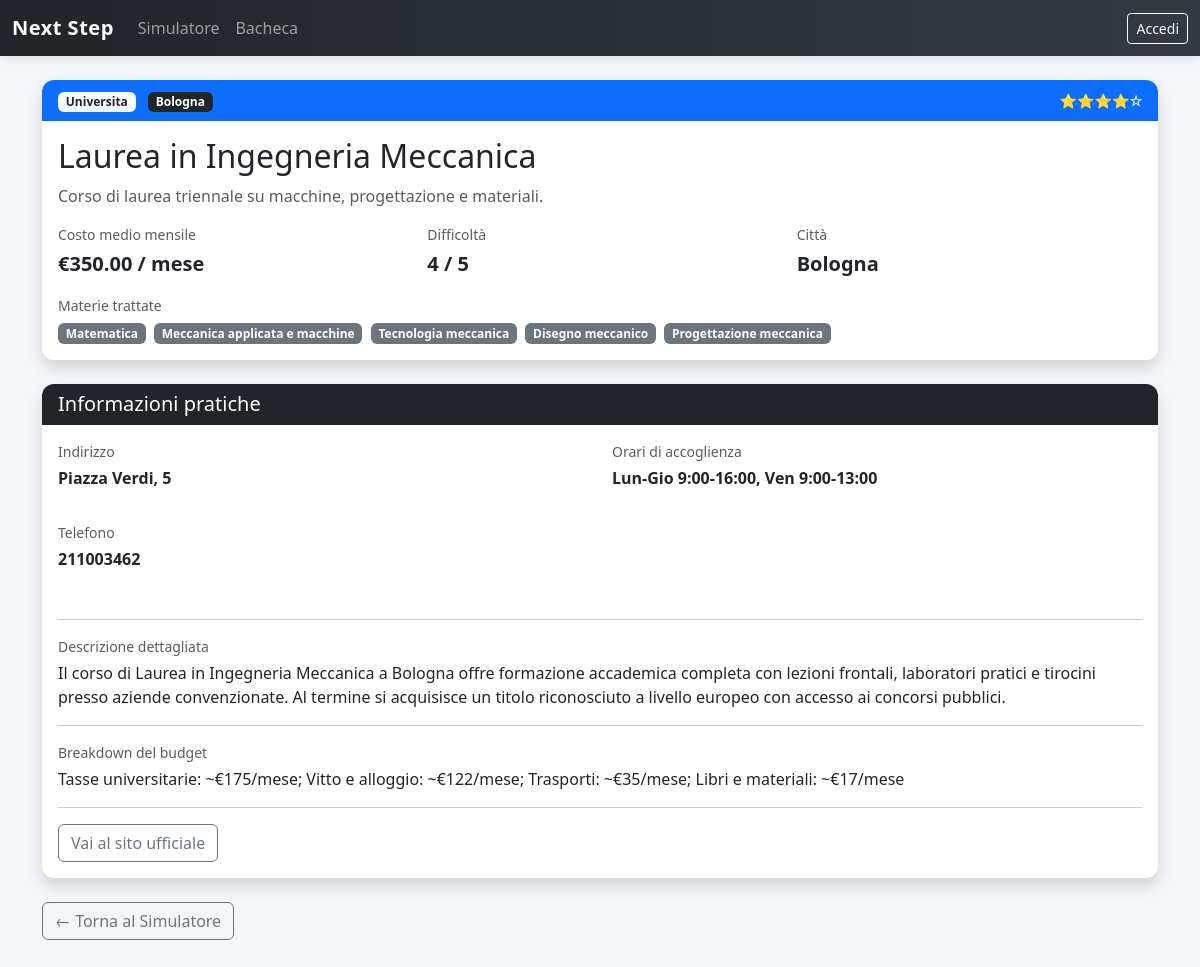
The page /userPages/dettagliPercorso.php?idPercorso=3 on the database its author committed.
### tables this page shows
CREATE TABLE percorsi (
    idPercorso        INT           AUTO_INCREMENT NOT NULL,
    titolo            VARCHAR(150)  NOT NULL,
    descrizione       TEXT          NOT NULL,
    costoMedioMensile DECIMAL(10,2) NOT NULL,
    difficolta        INT           NOT NULL CHECK (difficolta BETWEEN 1 AND 5),
    citta             VARCHAR(100)  NOT NULL,
    idCategoria       INT           NOT NULL,
    PRIMARY KEY (idPercorso),
    FOREIGN KEY (idCategoria) REFERENCES categorie(idCategoria)
);

CREATE TABLE categorie (
    idCategoria   INT         AUTO_INCREMENT NOT NULL,
    nomeCategoria VARCHAR(50) NOT NULL UNIQUE,
    PRIMARY KEY (idCategoria)
);

CREATE TABLE dettagliPercorsi (
    idDettaglio      INT           AUTO_INCREMENT NOT NULL,
    idPercorso       INT           NOT NULL UNIQUE,
    descrizione      TEXT          NOT NULL,
    indirizzo        VARCHAR(100)  NOT NULL,
    orariAccoglienza VARCHAR(100)  NOT NULL,
    breakdownBudget  TEXT          NOT NULL,
    nrTelefono       VARCHAR(20)   NOT NULL,
    url              VARCHAR(2048) NOT NULL,
    PRIMARY KEY (idDettaglio),
    FOREIGN KEY (idPercorso) REFERENCES percorsi(idPercorso) ON DELETE CASCADE
);

### userPages/dettagliPercorso.php (the view, shortened to what this page needs)
<?php
$idPercorso = (int) $_GET['idPercorso'];
$db = DBHandler::getPDO();
$stmt = $db->prepare("
    SELECT p.*, c.nomeCategoria
    FROM percorsi p
    JOIN categorie c ON p.idCategoria = c.idCategoria
    WHERE p.idPercorso = ?
");
$stmt->execute([$idPercorso]);
$percorso = $stmt->fetch(PDO::FETCH_ASSOC);
$stmtD = $db->prepare("SELECT * FROM dettagliPercorsi WHERE idPercorso = ?");
$stmtD->execute([$idPercorso]);
$dettagli = $stmtD->fetch(PDO::FETCH_ASSOC);
$stmtM = $db->prepare("
    SELECT m.nomeMateria
    FROM materie m
    JOIN percorsiMaterie pm ON m.idMateria = pm.idMateria
    WHERE pm.idPercorso = ?
");
$stmtM->execute([$idPercorso]);
$materie = $stmtM->fetchAll(PDO::FETCH_COLUMN);
$costoHtml = ($percorso['costoMedioMensile'] == 0)
    ? "<span class='text-success fw-bold fs-5'>Gratuito</span>"
    : "<span class='fw-bold fs-5'>€" . number_format($percorso['costoMedioMensile'], 2) . " / mese</span>";
$stelle = str_repeat('⭐', $percorso['difficolta']) . str_repeat('☆', 5 - $percorso['difficolta']);
?>
<link href="../css/style.css" rel="stylesheet">
<div class="container mt-4 mb-5">
    <div class="card shadow border-0 mb-4">
        <div class="card-header bg-primary text-white d-flex justify-content-between align-items-center">
            <div>
                <span class="badge bg-light text-dark me-2"><?= htmlspecialchars($percorso['nomeCategoria']) ?></span>
                <span class="badge bg-dark"><?= htmlspecialchars($percorso['citta']) ?></span>
            </div>
            <small><?= $stelle ?></small>
        </div>
        <div class="card-body">
            <h2 class="card-title"><?= htmlspecialchars($percorso['titolo']) ?></h2>
            <p class="text-muted"><?= htmlspecialchars($percorso['descrizione']) ?></p>
            <div class="row mt-3">
                <div class="col-sm-4">
                    <p class="mb-1 text-muted small">Costo medio mensile</p>
                    <?= $costoHtml ?>
                </div>
                <div class="col-sm-4">
                    <p class="mb-1 text-muted small">Difficoltà</p>
                    <span class="fw-bold fs-5"><?= $percorso['difficolta'] ?> / 5</span>
                </div>
                <div class="col-sm-4">
                    <p class="mb-1 text-muted small">Città</p>
                    <span class="fw-bold fs-5"> <?= htmlspecialchars($percorso['citta']) ?></span>
                </div>
            </div>
            <?php if (!empty($materie)): ?>
                <div class="mt-3">
                    <p class="mb-1 text-muted small">Materie trattate</p>
                    <?php foreach ($materie as $m): ?>
                        <span class="badge bg-secondary me-1"><?= htmlspecialchars($m) ?></span>
                    <?php endforeach; ?>
                </div>
            <?php endif; ?>
        </div>
    </div>
    <?php if ($dettagli): ?>
    <div class="card shadow border-0 mb-4">
        <div class="card-header bg-dark text-white">
            <h5 class="mb-0">Informazioni pratiche</h5>
        </div>
        <div class="card-body">
            <div class="row">
                <div class="col-md-6 mb-3">
                    <p class="text-muted small mb-1">Indirizzo</p>
                      <p class="fw-bold"> <?= htmlspecialchars($dettagli['indirizzo']) ?></p>
                </div>
                <div class="col-md-6 mb-3">
                    <p class="text-muted small mb-1">Orari di accoglienza</p>
                    <p class="fw-bold"><?= htmlspecialchars($dettagli['orariAccoglienza']) ?></p>
                </div>
                <div class="col-md-6 mb-3">
                    <p class="text-muted small mb-1">Telefono</p>
                    <p class="fw-bold"><?= htmlspecialchars($dettagli['nrTelefono']) ?></p>
                </div>
            </div>
            <?php if (!empty($dettagli['descrizione'])): ?>
                <hr>
                <p class="text-muted small mb-1">Descrizione dettagliata</p>
                <p><?= nl2br(htmlspecialchars($dettagli['descrizione'])) ?></p>
            <?php endif; ?>
            <?php if (!empty($dettagli['breakdownBudget'])): ?>
                <hr>
                <p class="text-muted small mb-1">Breakdown del budget</p>
                <p><?= nl2br(htmlspecialchars($dettagli['breakdownBudget'])) ?></p>
            <?php endif; ?>
        <?php if (!empty($dettagli['url'])): ?>
    <hr>
    <a href="<?= htmlspecialchars($dettagli['url']) ?>"
       target="_blank"
       rel="noopener noreferrer"
       class="btn btn-outline-secondary">
        Vai al sito ufficiale
    </a>
<?php endif; ?>
        </div>
    </div>
    <?php else: ?>
    <div class="alert alert-info">
         I dettagli aggiuntivi per questo percorso non sono ancora stati inseriti.
    </div>
    <?php endif; ?>
    <div class="d-flex gap-2">
        <a href="home.php" class="btn btn-outline-secondary">← Torna al Simulatore</a>
    </div>
</div>
</body>
</html>

### css/style.css (style rules this page uses)
:root { --primary-color: #0d6efd; --primary-hover: #0b5ed7; --bg-color: #f4f6f9; --card-shadow: 0 4px 6px rgba(0, 0, 0, 0.05); --card-hover-shadow: 0 10px 15px rgba(0, 0, 0, 0.1); --chat-me-bg: #dcf8c6; --chat-partner-bg: #ffffff; --radius-standard: 12px; }
body { background-color: var(--bg-color); font-family: 'Segoe UI', Roboto, 'Helvetica Neue', Arial, sans-serif; color: #333; }
.card { border: none; border-radius: var(--radius-standard); box-shadow: var(--card-shadow); transition: transform 0.2s ease, box-shadow 0.2s ease; background-color: #fff; overflow: hidden; }
.card-header { border-bottom: 1px solid rgba(0,0,0,0.05); font-weight: 600; }

### rows shown on the page
percorsi: idCategoria.nomeCategoria "Universita", citta "Bologna", difficolta "⭐⭐⭐⭐☆", titolo "Laurea in Ingegneria Meccanica", descrizione "Corso di laurea triennale su macchine, progettazione e materiali.", costoMedioMensile "350.00", difficolta "4"
dettaglipercorsi: indirizzo "Piazza Verdi, 5", orariAccoglienza "Lun-Gio 9:00-16:00, Ven 9:00-13:00", nrTelefono "211003462", descrizione "Il corso di Laurea in Ingegneria Meccanica a Bologna offre formazione accademica completa con lezioni frontali, laboratori pratici e tirocini presso aziende convenzionate. Al termine si acquisisce un titolo riconosciuto a livello europeo con accesso ai concorsi pubblici.", breakdownBudget "Tasse universitarie: ~€175/mese; Vitto e alloggio: ~€122/mese; Trasporti: ~€35/mese; Libri e materiali: ~€17/mese"

### other values the page prints
$m "Matematica"
$m "Meccanica applicata e macchine"
$m "Tecnologia meccanica"
$m "Disegno meccanico"
$m "Progettazione meccanica"
